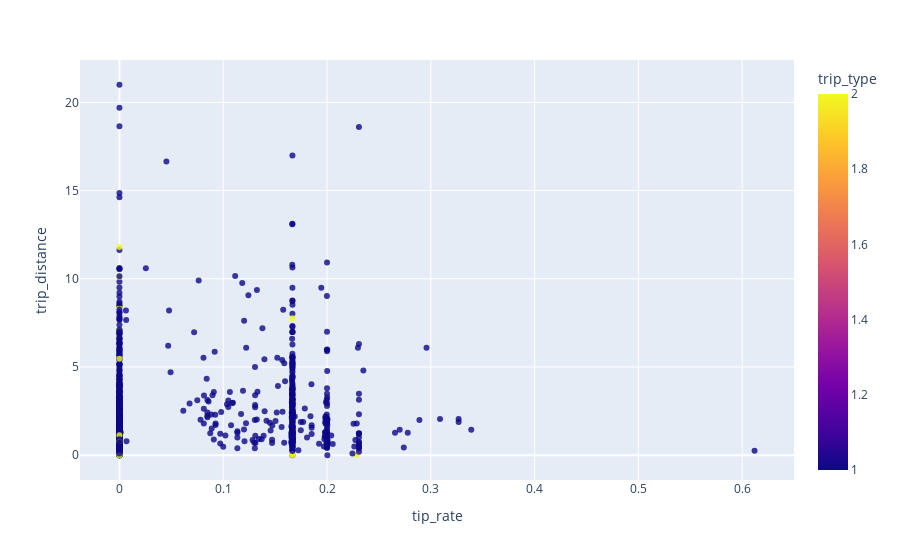

Source (notebook cell):
### Markdown cell above
# By displaying this as a scatter we get more details about the tip types
This suggests that there might be a selectable automated system that allows users to pick the tip amount from 4 different options.

### Code cell
fig = px.scatter(df, x="tip_rate", y="trip_distance", color="trip_type",
#                    marginal="box", # or violin, rug
#                    histfunc = 'avg',
                   opacity=.8,
#                    barmode = 'overlay',
                   hover_data=df.columns)
fig.show()

### Figure 1 — Plotly figure (JSON) as saved in the notebook; plotly's stock layout.template omitted (floating-point values rounded to 4 significant figures; data arrays with more than 128 entries replaced by an {"elided": "..."} marker saying what was removed)
{"data": [{"customdata": {"elided": "1000x18 mixed values"}, "hovertemplate": "tip_rate=%{x}<br>trip_distance=%{y}<br>VendorID=%{customdata[0]}<br>lpep_pickup_datetime=%{customdata[1]}<br>lpep_dropoff_datetime=%{customdata[2]}<br>store_and_fwd_flag=%{customdata[3]}<br>RatecodeID=%{customdata[4]}<br>PULocationID=%{customdata[5]}<br>DOLocationID=%{customdata[6]}<br>passenger_count=%{customdata[7]}<br>fare_amount=%{customdata[8]}<br>extra=%{customdata[9]}<br>mta_tax=%{customdata[10]}<br>tip_amount=%{customdata[11]}<br>tolls_amount=%{customdata[12]}<br>ehail_fee=%{customdata[13]}<br>improvement_surcharge=%{customdata[14]}<br>total_amount=%{customdata[15]}<br>payment_type=%{customdata[16]}<br>trip_type=%{marker.color}<extra></extra>", "legendgroup": "", "marker": {"color": {"elided": "1000 int values"}, "coloraxis": "coloraxis", "opacity": 0.8, "symbol": "circle"}, "mode": "markers", "name": "", "orientation": "v", "showlegend": false, "type": "scatter", "x": {"elided": "1000 float values"}, "xaxis": "x", "y": {"elided": "1000 float values"}, "yaxis": "y"}], "layout": {"coloraxis": {"colorbar": {"title": {"text": "trip_type"}}, "colorscale": [[0, "#0d0887"], [0.1111, "#46039f"], [0.2222, "#7201a8"], [0.3333, "#9c179e"], [0.4444, "#bd3786"], [0.5556, "#d8576b"], [0.6667, "#ed7953"], [0.7778, "#fb9f3a"], [0.8889, "#fdca26"], [1, "#f0f921"]]}, "legend": {"tracegroupgap": 0}, "margin": {"t": 60}, "xaxis": {"anchor": "y", "domain": [0, 1], "title": {"text": "tip_rate"}}, "yaxis": {"anchor": "x", "domain": [0, 1], "title": {"text": "trip_distance"}}}}
